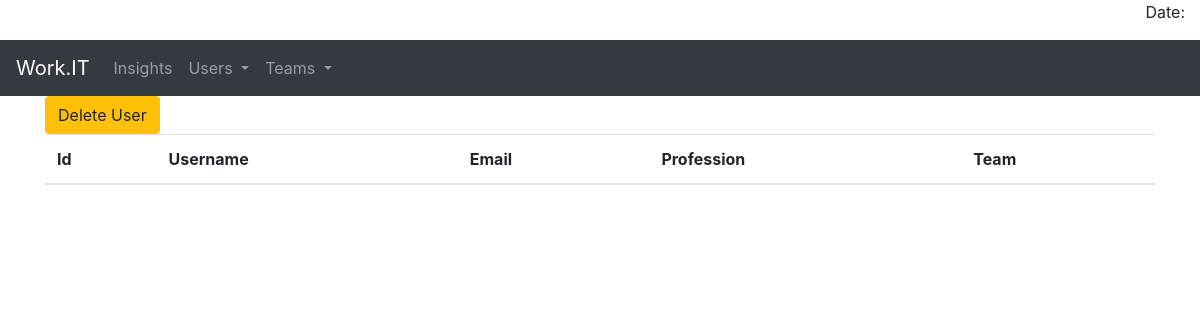
The app's page /user_list, older data.
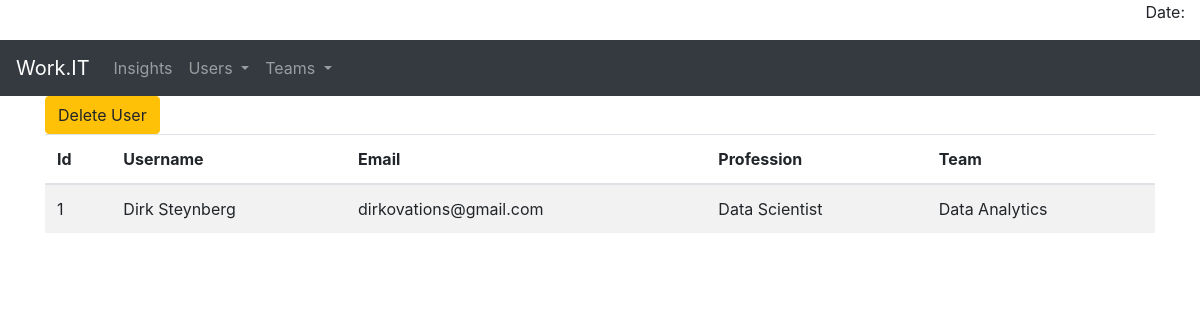
The same page, newer data.
### tables this page shows
CREATE TABLE user(id INTEGER PRIMARY KEY AUTOINCREMENT,name TEXT,email TEXT,title TEXT,card TEXT,team TEXT,profile BLOB);

### app.py (the view)
@app.route('/user_list')
def user_list():
    users = get_users()
    return render_template('user_list.html', users=users)

### scripts.py (called while the page is built)
def get_users():
    con_users = sqlite3.connect("database.db")
    con_users.row_factory = sqlite3.Row
    cur = con_users.cursor()
    cur.execute("SELECT * FROM user")
    users = cur.fetchall()
    con_users.close()
    return users

### templates/user_list.html (shortened to what this page needs)
{% extends "base.html" %}
{% block head %}
    {{ super() }}
{% endblock %}
{% block content %}
    <button type="button" class="btn btn-warning" data-toggle="modal" data-target="#deleteuser">
        Delete User
    </button>
    <table class="table table-striped">
        <thead>
        <tr>
            <th>Id</th>
            <th>Username</th>
            <th>Email</th>
            <th>Profession</th>
            <th>Team</th>
        </tr>
        </thead>
        <tbody>
        {% for user in users %}
            <tr>
                <td>{{ user['id'] }}</td>
                <td>{{ user['name'] }}</td>
                <td>{{ user['email'] }}</td>
                <td>{{ user['title'] }}</td>
                <td>{{ user['team'] }}</td>
            </tr>
        {% endfor %}
        </tbody>
    </table>
{% endblock %}

### templates/base.html (shortened to what this page needs)
<!doctype html>
<html>
<head>
    {% block head %}
        <link rel="stylesheet" href="https://maxcdn.bootstrapcdn.com/bootstrap/4.3.1/css/bootstrap.min.css">
    {% endblock %}
</head>
<body>
<div class="container-fluid">
    <p class="text-right">Date: {{ date }}</p>
</div>
<nav class="navbar navbar-expand-sm bg-dark navbar-dark sticky-top">
    <a class="navbar-brand" href="/">Work.IT</a>
    <ul class="navbar-nav">
        <li class="nav-item">
            <a class="nav-link" href="/">Insights</a>
        </li>
        <li class="nav-item dropdown">
            <a class="nav-link dropdown-toggle" href="#" id="users-group" data-toggle="dropdown">
                Users
            </a>
        </li>
        <li class="nav-item dropdown">
            <a class="nav-link dropdown-toggle" href="#" id="users-group" data-toggle="dropdown">
                Teams
            </a>
        </li>
    </ul>
</nav>
<div id="content" class="container">
    {% block content %}
    {% endblock %}
</div>
</body>
</html>

Row changes from the older to the newer data that the page shows:
added user: id "1", name "Dirk Steynberg", email "dirkovations@gmail.com", title "Data Scientist", team "Data Analytics"
